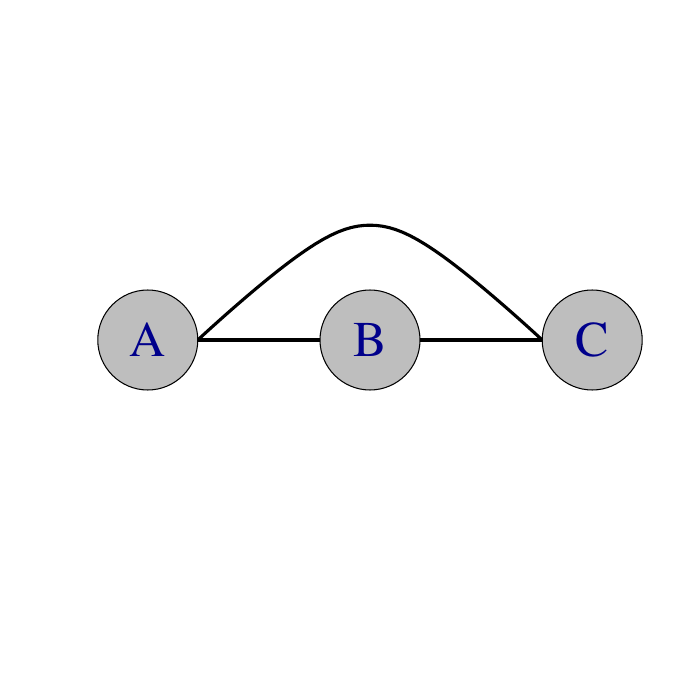

Write R code to recreate this figure.

rm( list=ls() )
library(igraph)

 A <- matrix(0,3,3)
 A[1,2] <- A[2,1] <- 1
 A[1,3] <- A[3,1] <- 1
 A[2,3] <- A[2,3] <- 1
 g <- graph.adjacency(A, mode="undirected")

 ll <- rbind( c(-1,0), c( 0,0 ),  c(1,0) )


 pdf( file="3line.pdf" )
 par( mgp=rep(1,3) )
 plot(g,  layout=ll, xlim=c(-1.2,1.2), ylim=c(-.2,.2),
	edge.arrow.width=0, edge.width=3, vertex.label=c("A","B","C"),
	edge.color="black" , rescale=FALSE, vertex.color="grey",
	vertex.label.cex=3, vertex.size=45, edge.curved=c(0,1,0) )  
 dev.off()
